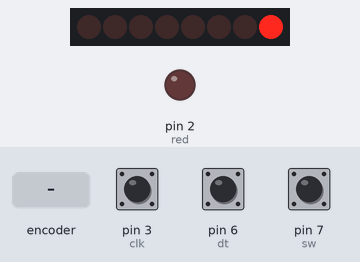
Recording of a sketch running on a simulated Arduino Leonardo, built with avr-gcc and run on an emulated ATmega32U4. Shown: 8 shift-register outputs drawn as a row of LEDs (first output left, lit = HIGH), output pins drawn as LEDs (lit = HIGH). Wiring (inferred from the names in the program): shift register (74HC595): data pin 11; shift clock pin 12; latch pin 8. Wiring (inferred from the signals the program sends): row of LEDs: on Q0, Q1, Q2, Q3, Q4, Q5, Q6, Q7. Inputs (shaded band) come from the test bench; at power-on: pin 7 (sw) HIGH, pin 3 (clk) HIGH, pin 6 (dt) HIGH. Pins used as bus, display or sensor lines are not drawn.

Above: at 1.2 s.
1.3 s: rotary encoder on pin 3 (clk) / pin 6 (dt) turned 3 steps (first pin leading)
At 2.1 s:
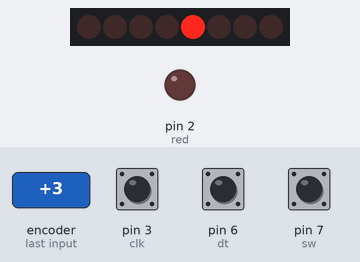
3.4 s: pin 7 (sw) pulled LOW for 0.15 s
At 4.7 s:
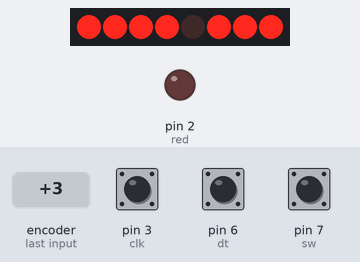
5.0 s: rotary encoder on pin 3 (clk) / pin 6 (dt) turned 3 steps (first pin leading)
At 6.2 s:
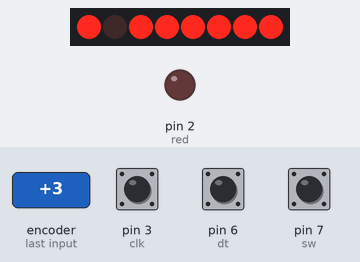
7.1 s: pin 7 (sw) pulled LOW for 1 s
At 9.1 s:
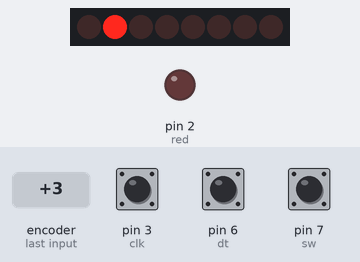
9.6 s: rotary encoder on pin 3 (clk) / pin 6 (dt) turned 2 steps (second pin leading)
At 10.7 s:
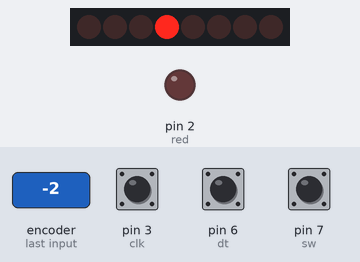
11.5 s: rotary encoder on pin 3 (clk) / pin 6 (dt) turned 3 steps (first pin leading)
At 12.3 s:
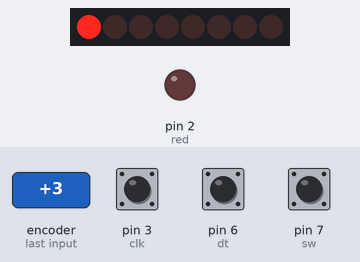
Timing chart, 0 to 14.5 s (numbered marks = the images above; inputs shaded):
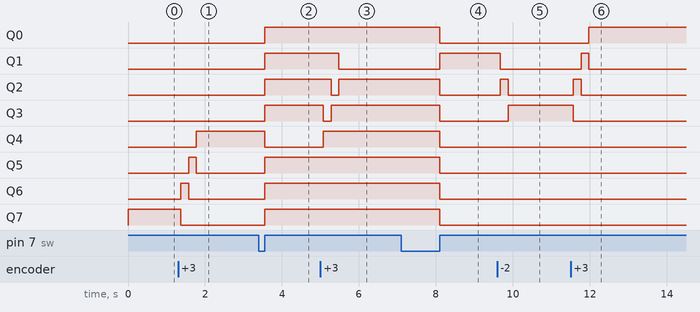

Measured:
- after the input at 1.3 s, Q4: LOW → HIGH after 0.48 s; Q5: LOW → HIGH after 0.28 s, → LOW 0.20 s later; Q6: LOW → HIGH after 0.08 s, → LOW 0.20 s later; Q7: HIGH → LOW after 0.08 s
- after the input at 3.4 s, Q0–3, Q5–7: LOW → HIGH after 0.15 s; Q4: HIGH → LOW after 0.15 s
- after the input at 5.0 s, Q1: HIGH → LOW after 0.48 s; Q2: HIGH → LOW after 0.28 s, → HIGH 0.20 s later; Q3: HIGH → LOW after 0.08 s, → HIGH 0.20 s later; Q4: LOW → HIGH after 0.08 s
- after the input at 7.1 s, Q0, Q2–7: HIGH → LOW after 1.0 s; Q1: LOW → HIGH after 1.0 s
- after the input at 9.6 s, Q1: HIGH → LOW after 0.08 s; Q2: LOW → HIGH after 0.08 s, → LOW 0.20 s later; Q3: LOW → HIGH after 0.28 s
- after the input at 11.5 s, Q0: LOW → HIGH after 0.48 s; Q1: LOW → HIGH after 0.28 s, → LOW 0.20 s later; Q2: LOW → HIGH after 0.08 s, → LOW 0.20 s later; Q3: HIGH → LOW after 0.08 s

The sketch:

Prueba_3_rotary.ino
```cpp
int clk = 3;
int dt = 6;
int sw = 7;
int red = 2;
int latchPin = 8; //Pin connected to ST_CP of 74HC595
int clockPin = 12; //Pin connected to SH_CP of 74HC595
int dataPin = 11; ////Pin connected to DS of 74HC595
int flag;
int counter;
int number_pos;
int number_neg;
int pos_neg;
int array_pos[8] = {1,2,4,8,16,32,64,128};
int array_neg[8] = {127,191,223,239,247,251,253,254};
//int array_neg[8] = {254,253,223,239,247,251,253,254};
void setup(){

  pinMode(latchPin,OUTPUT);
  pinMode(clockPin,OUTPUT);
  pinMode(dataPin,OUTPUT);
  pinMode(clk,INPUT);
  pinMode(dt,INPUT);
  pinMode(sw,INPUT);
  pinMode(red,OUTPUT);
  digitalWrite(sw,HIGH);
  counter = 0;
  number_pos = 0;
  number_neg = 0;
  flag = 1;
  pos_neg = 0;
  attachInterrupt(0,handleEncoder,FALLING);
}

void loop(){


  while (pos_neg == 0){
  number_pos = array_pos[counter];

   digitalWrite(latchPin, LOW);
   shiftOut(dataPin,clockPin,LSBFIRST,number_pos);
   digitalWrite(latchPin, HIGH);
   digitalWrite(red,LOW);

      if(digitalRead(sw) == LOW){
      flag = 0;
      debounce();
      digitalWrite(red,HIGH);
      pos_neg = 1;
    }
  }

  while (pos_neg == 1){
  number_neg = array_neg[counter];
    digitalWrite(latchPin, LOW);
   shiftOut(dataPin,clockPin,MSBFIRST,number_neg);  //Attention to MSBFIRST!!
   digitalWrite(latchPin, HIGH);
   digitalWrite(red,LOW);

    if(digitalRead(sw) == LOW){
      flag = 0;
      debounce();
      digitalWrite(red,HIGH);
      pos_neg = 0;
    }
  }


}

void handleEncoder(){

  int clk_val = digitalRead(clk);
  int dt_val = digitalRead(dt);

  if(clk_val == LOW || dt_val == LOW ){
   flag = 0;
   debounce();
  if(clk_val == dt_val){
//    digitalWrite(yellow, HIGH);
//    delay(100);
//    digitalWrite(yellow,LOW);
    counter--;

     if(counter < 0){
      counter = 7;
    }
  }
  else
  {
//    digitalWrite(green, HIGH);
//   delay(100);
//    digitalWrite(green,LOW);
    counter++;

    if(counter > 7){
      counter = 0;
    }
  }
  }
}


void debounce(){
    while (flag == 0){

      if(digitalRead(clk) == HIGH && flag == 0){
      flag = 1 ;
      }
     else{
        while(digitalRead(clk) == LOW){
        flag = 0;
        }
     }

     if(digitalRead(dt) == HIGH && flag == 0){
      flag = 1 ;
     }
     else{
       while(digitalRead(dt) == LOW){
        flag = 0;
        }
     }

     if(digitalRead(sw) == HIGH && flag == 0){
      flag = 1 ;
     }
     else{
       while(digitalRead(sw) == LOW){
        flag = 0;
        }
     }

     }
}
```
